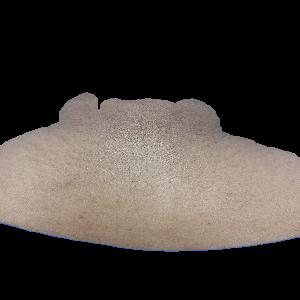
#> input picture CroppedImgs/IR002_C.png, 300 x 300 px, found by its file name; its folder holds only this picture in this run
$ python extractfeatures1.py   (older library calls are emulated)
#> lines starting #> are read from the running program, lines starting #| are printed output that depends on the picture; after the words box and inside, x2 and y2 are one past the last pixel; in counts of white or black regions, pixels touching at a corner belong together; long printed decimals are rounded
#improvement on the segmentation (actually done really well) on color analysis alone

import os
import cv2
import numpy as np
import csv
import matplotlib.pyplot as plt
from skimage.feature import graycomatrix, graycoprops
from skimage.filters import gabor

def getGLCMFeatures(img):
    distances = [1]
    angles = [0, np.pi/4, np.pi/2, 3*np.pi/4]
    glcm = graycomatrix(img, distances, angles, levels=256, symmetric=True, normed=True)
    properties = ['contrast', 'dissimilarity', 'homogeneity', 'ASM', 'energy', 'correlation']
    features = np.hstack([graycoprops(glcm, prop).ravel() for prop in properties])
    return features

def calculate_features(img, mask):
    gray_image = cv2.cvtColor(img, cv2.COLOR_BGR2GRAY)

    # Resize the mask to match the dimensions of the gray image
    mask_resized = cv2.resize(mask, (gray_image.shape[1], gray_image.shape[0]))

    # Calculate GLCM
    masked_gray = gray_image[mask_resized == 255]
    glcm_features = getGLCMFeatures(masked_gray.reshape(masked_gray.shape[0], 1))

    # Calculate Gabor features
    frequencies = [0.1, 0.3, 0.5]
    angles = [0, np.pi/4, np.pi/2, 3*np.pi/4]
    gabor_features = []
    for frequency in frequencies:
        for theta in angles:
            kernel = np.real(gabor(gray_image, frequency, theta=theta))
            # Resize the kernel to match the dimensions of the mask
            kernel_resized = cv2.resize(kernel, (mask.shape[1], mask.shape[0]))
            gabor_features.append(np.mean(kernel_resized[mask == 255]))

    # Calculate K value
    b, g, r = cv2.split(img)
    c = 255 - r
    m = 255 - g
    y = 255 - b
    k = np.minimum(np.minimum(c, m), y)
    k_value = np.mean(k[mask_resized == 255])

    return glcm_features, gabor_features, k_value


# Directory containing images
image_directory = 'CroppedImgs/'

# CSV file path
csv_file_path = 'data.csv'
header_names = ['Basename','Contrast Hyper', 'Dissimilarity Hyper','Homogeneity Hyper','Energy Hyper','Correlation Hyper', 'ASM Hyper',
                'Gabor1 Hyper','Gabor2 Hyper','Gabor3 Hyper','Gabor4 Hyper','Gabor5 Hyper','Gabor6 Hyper','Gabor7 Hyper','Gabor8 Hyper',
                'Gabor9 Hyper','Gabor10 Hyper','Gabor11 Hyper','k-Value Hyper', 'GLCM Contrast Normal', 'GLCM Dissimilarity Normal',
                'GLCM Homogeneity Normal', 'GLCM ASM Normal', 'GLCM Energy Normal', 'GLCM Correlation Normal',
                'Gabor1 Normal', 'Gabor2 Normal', 'Gabor3 Normal', 'Gabor4 Normal', 'Gabor5 Normal', 'Gabor6 Normal',
                'Gabor7 Normal', 'Gabor8 Normal', 'Gabor9 Normal', 'Gabor10 Normal', 'Gabor11 Normal', 'k-Value Normal']

# Define header names for differences
difference_header_names = ['Contrast Difference', 'Dissimilarity Difference', 'Homogeneity Difference',
                           'Energy Difference', 'Correlation Difference', 'ASM Difference',
                           'Gabor1 Difference', 'Gabor2 Difference', 'Gabor3 Difference',
                           'Gabor4 Difference', 'Gabor5 Difference', 'Gabor6 Difference',
                           'Gabor7 Difference', 'Gabor8 Difference', 'Gabor9 Difference',
                           'Gabor10 Difference', 'Gabor11 Difference', 'k-Value Difference']

# Check if the CSV file exists
file_exists = os.path.exists(csv_file_path)

# Iterate over images in the directory
for file in os.listdir(image_directory):
    base_name = file.split("_")[0]
    file_path = os.path.join(image_directory, file)
    img = cv2.imread(file_path)
#> img is the input picture: shape (300, 300, 3); mean B, G, R 58.1, 63.2, 69.5

    # Convert to grayscale
    gray_img = cv2.cvtColor(img, cv2.COLOR_BGR2GRAY)
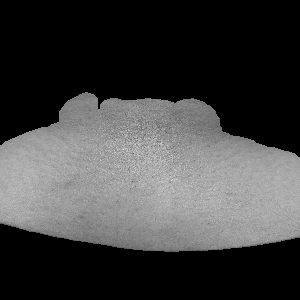
#> gray_img: shape (300, 300); min 0, max 219, mean 64.5

    # Calculate mean pixel value
    mean_val = np.mean(gray_img)
#> mean_val = 64.51

    # Create masks based on the mean value
    normal_mask = np.uint8(gray_img > mean_val) * 255  # Normal region is darker
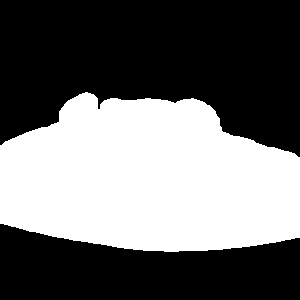
#> normal_mask: shape (300, 300); 41.9% white; 1 white region, box (x1, y1, x2, y2) and area: (0, 92, 300, 252) 37689
    hyper_mask = np.uint8(gray_img <= mean_val) * 255    # Hyperpigmented region is lighter

    # Apply the hyperpigmented mask to the original image to keep the colors of the hyperpigmented regions
    hyper_colored = cv2.bitwise_and(img, img, mask=hyper_mask)
#> hyper_colored: shape (300, 300, 3); every value is 0
    # Apply the normal mask to the original image to keep the colors of the normal regions
    normal_colored = cv2.bitwise_and(img, img, mask=normal_mask)

    # Visualize the original image and the masked regions
    fig, ax = plt.subplots(1, 3, figsize=(15, 5))
    ax[0].imshow(cv2.cvtColor(img, cv2.COLOR_BGR2RGB))
    ax[0].set_title('Original Image')
    ax[1].imshow(cv2.cvtColor(normal_colored, cv2.COLOR_BGR2RGB))
    ax[1].set_title('Normal Region')
    ax[2].imshow(cv2.cvtColor(hyper_colored, cv2.COLOR_BGR2RGB))
    ax[2].set_title('Hyperpigmented Region')
    plt.show()
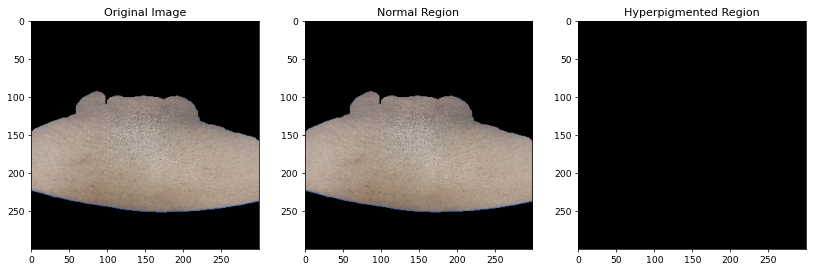
#> figure drawn by matplotlib, 3 panels

    # Calculate features for normal region
    normal_glcm_features, normal_gabor_features, normal_k_value = calculate_features(img, normal_mask)
#> in getGLCMFeatures, `features = np.hstack([graycoprops(glcm, prop).ravel() for prop in prop..`: features = 24 values, max 126.2 at index 2, min 0 at index 0, mean 5.75
#> in calculate_features, `glcm_features = getGLCMFeatures(masked_gray.reshape(masked_gray.shape[..`: glcm_features has the same summary as features in getGLCMFeatures
#> after the loop in calculate_features, `for frequency in frequencies:`: gabor_features = [4.58, 7.46, 18.41, 7.84, 12.67, 14.31, 18.61, 14.14, 6.85, 22.1, 8.29, 21.87]
#> in calculate_features, `b, g, r = cv2.split(img)`:
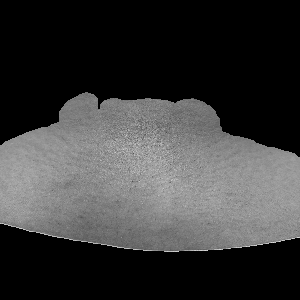
#> b: shape (300, 300); min 0, max 222, mean 58.1
#> in calculate_features, `c = 255 - r`:
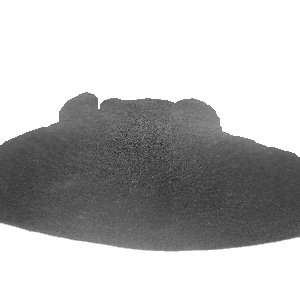
#> c: shape (300, 300); min 26, max 255, mean 185.5
#> in calculate_features, `m = 255 - g`:
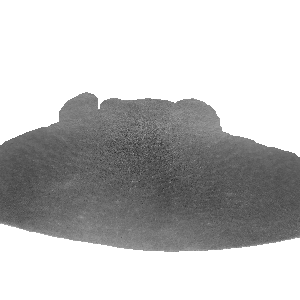
#> m: shape (300, 300); min 38, max 255, mean 191.8
#> in calculate_features, `k_value = np.mean(k[mask_resized == 255])`: k_value = 88.07
#> normal_glcm_features has the same summary as features in getGLCMFeatures; normal_gabor_features has the same summary as gabor_features in calculate_features; normal_k_value = 88.07

    # Calculate features for hyperpigmented region
    hyper_glcm_features, hyper_gabor_features, hyper_k_value = calculate_features(img, hyper_mask)
#> hyper_glcm_features = 24 values, max 1 at index 10, min 0 at index 0, mean 0.292; hyper_gabor_features = [3.34, 6.1, 16.67, 6.54, 8.85, 10.49, 13.98, 10.34, 10.76, 16.18, 13.18, 16.06]; hyper_k_value = 255

    # Calculate differences
    glcm_differences = [round(hyper_feature - normal_feature, 4) for hyper_feature, normal_feature in zip(hyper_glcm_features, normal_glcm_features)]
#> glcm_differences = [0, 0, -126.2, 0, 0, 0, -7.95, 0, 0, 0, 0.861, 0, 0, 0, 0.999, 0, 0, 0, 0.976, 0, 0, 0, 0.196, 0]
    gabor_differences = [round(hyper_gabor_feature - normal_gabor_feature, 4) for hyper_gabor_feature, normal_gabor_feature in zip(hyper_gabor_features, normal_gabor_features)]
#> gabor_differences = [-1.24, -1.36, -1.75, -1.3, -3.81, -3.83, -4.63, -3.8, 3.9, -5.92, 4.89, -5.82]
    k_value_difference = round(hyper_k_value - normal_k_value, 4)
#> k_value_difference = 166.9

    # Combine differences
    differences = glcm_differences + gabor_differences + [k_value_difference]
#> differences = 37 values, max 166.9 at index 36, min -126.2 at index 2, mean 0.302

    # Write data to CSV
    data = [{'Basename': base_name,
             'Contrast Hyper': hyper_glcm_features[0], 'Dissimilarity Hyper': hyper_glcm_features[1],
             'Homogeneity Hyper': hyper_glcm_features[2], 'Energy Hyper': hyper_glcm_features[3],
             'Correlation Hyper': hyper_glcm_features[4], 'ASM Hyper': hyper_glcm_features[5],
             'Gabor1 Hyper': round(hyper_gabor_features[0], 4), 'Gabor2 Hyper': round(hyper_gabor_features[1], 4),
             'Gabor3 Hyper': round(hyper_gabor_features[2], 4), 'Gabor4 Hyper': round(hyper_gabor_features[3], 4),
             'Gabor5 Hyper': round(hyper_gabor_features[4], 4), 'Gabor6 Hyper': round(hyper_gabor_features[5], 4),
             'Gabor7 Hyper': round(hyper_gabor_features[6], 4), 'Gabor8 Hyper': round(hyper_gabor_features[7], 4),
             'Gabor9 Hyper': round(hyper_gabor_features[8], 4), 'Gabor10 Hyper': round(hyper_gabor_features[9], 4),
             'Gabor11 Hyper': round(hyper_gabor_features[10], 4), 'k-Value Hyper': round(hyper_k_value, 4),
             'GLCM Contrast Normal': normal_glcm_features[0], 'GLCM Dissimilarity Normal': normal_glcm_features[1],
             'GLCM Homogeneity Normal': normal_glcm_features[2], 'GLCM ASM Normal': normal_glcm_features[3],
             'GLCM Energy Normal': normal_glcm_features[4], 'GLCM Correlation Normal': normal_glcm_features[5],
             'Gabor1 Normal': round(normal_gabor_features[0], 4), 'Gabor2 Normal': round(normal_gabor_features[1], 4),
             'Gabor3 Normal': round(normal_gabor_features[2], 4), 'Gabor4 Normal': round(normal_gabor_features[3], 4),
             'Gabor5 Normal': round(normal_gabor_features[4], 4), 'Gabor6 Normal': round(normal_gabor_features[5], 4),
             'Gabor7 Normal': round(normal_gabor_features[6], 4), 'Gabor8 Normal': round(normal_gabor_features[7], 4),
             'Gabor9 Normal': round(normal_gabor_features[8], 4), 'Gabor10 Normal': round(normal_gabor_features[9], 4),
             'Gabor11 Normal': round(normal_gabor_features[10], 4), 'k-Value Normal': round(normal_k_value, 4),
             'Contrast Difference': glcm_differences[0], 'Dissimilarity Difference': glcm_differences[1],
             'Homogeneity Difference': glcm_differences[2], 'Energy Difference': glcm_differences[3],
             'Correlation Difference': glcm_differences[4], 'ASM Difference': glcm_differences[5],
             'Gabor1 Difference': gabor_differences[0], 'Gabor2 Difference': gabor_differences[1],
             'Gabor3 Difference': gabor_differences[2], 'Gabor4 Difference': gabor_differences[3],
             'Gabor5 Difference': gabor_differences[4], 'Gabor6 Difference': gabor_differences[5],
             'Gabor7 Difference': gabor_differences[6], 'Gabor8 Difference': gabor_differences[7],
             'Gabor9 Difference': gabor_differences[8], 'Gabor10 Difference': gabor_differences[9],
             'Gabor11 Difference': gabor_differences[10], 'k-Value Difference': k_value_difference
            }]

    with open(csv_file_path, mode='a', newline='') as file:
        writer = csv.DictWriter(file, fieldnames=header_names + difference_header_names)

        # Write header if the file is newly created
        if not file_exists:
            writer.writeheader()

        # Write rows
        for row in data:
            writer.writerow(row)
#> this loop made 1 pass


    print("Length of base_name:", len([base_name]))
    print("Length of hyper_glcm_features:", len(hyper_glcm_features))
#| Length of hyper_glcm_features: 24
    print("Length of hyper_gabor_features:", len(hyper_gabor_features))
#| Length of hyper_gabor_features: 12
    print("Length of hyper_k_value:", len([hyper_k_value]))
#| Length of hyper_k_value: 1
    print("Length of normal_glcm_features:", len(normal_glcm_features))
#| Length of normal_glcm_features: 24
    print("Length of normal_gabor_features:", len(normal_gabor_features))
#| Length of normal_gabor_features: 12
    print("Length of normal_k_value:", len([normal_k_value]))
#| Length of normal_k_value: 1
    print("Length of glcm_differences:", len(glcm_differences))
#| Length of glcm_differences: 24
    print("Length of gabor_differences:", len(gabor_differences))
#| Length of gabor_differences: 12
    print("Length of k_value_difference:", len([k_value_difference]))
#| Length of k_value_difference: 1

    print("Base name:", [base_name])
    print("Hyper GLCM features:", list(hyper_glcm_features))
#| Hyper GLCM features: [0.0, 0.0, 0.0, 0.0, 0.0, 0.0, 0.0, 0.0, 0.0, 0.0, 1.0, 0.0, 0.0, 0.0, 1.0, 0.0, 0.0, 0.0, 1.0, 0.0, 1.0, 1.0, 1.0, 1.0]
    print("Hyper Gabor features:", list(hyper_gabor_features))
#| Hyper Gabor features: [3.339, 6.101, 16.666, 6.535, 8.855, 10.487, 13.979, 10.341, 10.755, 16.178, 13.179, 16.056]
    print("Hyper k value:", [hyper_k_value])
#| Hyper k value: [255.0]
    print("Normal GLCM features:", list(normal_glcm_features))
#| Normal GLCM features: [0.0, 0.0, 126.153, 0.0, 0.0, 0.0, 7.955, 0.0, 0.0, 0.0, 0.1386, 0.0, 0.0, 0.0, 0.0005662, 0.0, 0.0, 0.0, 0.0238, 0.0, 1.0, 1.0, 0.8041, 1.0]
    print("Normal Gabor features:", list(normal_gabor_features))
#| Normal Gabor features: [4.582, 7.459, 18.412, 7.839, 12.665, 14.314, 18.612, 14.136, 6.854, 22.103, 8.286, 21.874]
    print("Normal k value:", [normal_k_value])
#| Normal k value: [88.066]
    print("GLCM differences:", glcm_differences)
#| GLCM differences: [0.0, 0.0, -126.1533, 0.0, 0.0, 0.0, -7.9548, 0.0, 0.0, 0.0, 0.8614, 0.0, 0.0, 0.0, 0.9994, 0.0, 0.0, 0.0, 0.9762, 0.0, 0.0, 0.0, 0.1959, 0.0]
    print("Gabor differences:", gabor_differences)
#| Gabor differences: [-1.2431, -1.3581, -1.7466, -1.3035, -3.8103, -3.8271, -4.6339, -3.7951, 3.9009, -5.9245, 4.8926, -5.8184]
    print("k value difference:", [k_value_difference])
#| k value difference: [166.9339]

$ run again, on CroppedImgs/image3_C.png
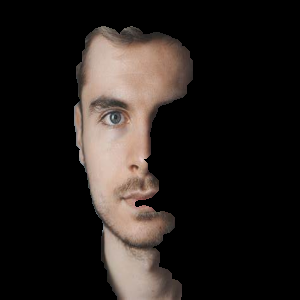
#> input picture CroppedImgs/image3_C.png, 300 x 300 px, found by its file name
#> img is the input picture: shape (300, 300, 3); mean B, G, R 28.2, 31.3, 37
#> mean_val = 32.64
#> normal_mask: shape (300, 300); 23.4% white; 1 white region, box (x1, y1, x2, y2) and area: (74, 26, 193, 300) 21042
#> hyper_colored: shape (300, 300, 3); every value is 0
#> `plt.show()`:
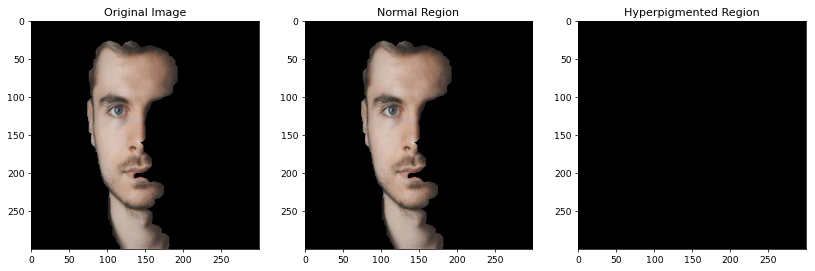
#> figure drawn by matplotlib, 3 panels
#> features = 24 values, max 122 at index 2, min 0 at index 0, mean 5.52
#> glcm_features has the same summary as features in getGLCMFeatures
#> after the loop in calculate_features, `for frequency in frequencies:`: gabor_features = [22.15, 16.32, 11.62, 12.75, 8.19, 5.89, 4.63, 5.3, 3.81, 3.7, 2.58, 3.66]
#> in calculate_features, `m = 255 - g`:
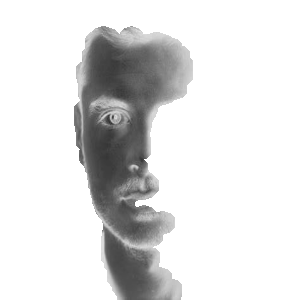
#> m: shape (300, 300); min 50, max 255, mean 223.7
#> k_value = 96.84
#> normal_glcm_features has the same summary as features in getGLCMFeatures; normal_gabor_features has the same summary as gabor_features in calculate_features
#> hyper_glcm_features = 24 values, max 1 at index 10, min 0 at index 0, mean 0.292; hyper_gabor_features = [13.69, 10.15, 11.67, 13.08, 5.39, 4.23, 3.98, 4.6, 2.66, 2.72, 1.97, 2.88]; hyper_k_value = 255
#> glcm_differences = [0, 0, -122, 0, 0, 0, -6.2, 0, 0, 0, 0.757, 0, 0, 0, 0.999, 0, 0, 0, 0.975, 0, 0, 0, 0.0283, 0]
#> gabor_differences = [-8.46, -6.17, 0.0497, 0.322, -2.79, -1.66, -0.648, -0.695, -1.15, -0.976, -0.608, -0.783]
#> k_value_difference = 158.2
#> differences = 37 values, max 158.2 at index 36, min -122 at index 2, mean 0.246
#> the loop `for row in data:` made 1 pass
#| Length of hyper_glcm_features: 24
#| Length of hyper_gabor_features: 12
#| Length of hyper_k_value: 1
#| Length of normal_glcm_features: 24
#| Length of normal_gabor_features: 12
#| Length of normal_k_value: 1
#| Length of glcm_differences: 24
#| Length of gabor_differences: 12
#| Length of k_value_difference: 1
#| Hyper GLCM features: [0.0, 0.0, 0.0, 0.0, 0.0, 0.0, 0.0, 0.0, 0.0, 0.0, 1.0, 0.0, 0.0, 0.0, 1.0, 0.0, 0.0, 0.0, 1.0, 0.0, 1.0, 1.0, 1.0, 1.0]
#| Hyper Gabor features: [13.691, 10.148, 11.671, 13.076, 5.395, 4.226, 3.979, 4.603, 2.660, 2.722, 1.969, 2.876]
#| Hyper k value: [255.0]
#| Normal GLCM features: [0.0, 0.0, 122.025, 0.0, 0.0, 0.0, 6.204, 0.0, 0.0, 0.0, 0.2427, 0.0, 0.0, 0.0, 0.0006458, 0.0, 0.0, 0.0, 0.02541, 0.0, 1.0, 1.0, 0.9717, 1.0]
#| Normal Gabor features: [22.152, 16.317, 11.621, 12.754, 8.188, 5.888, 4.627, 5.298, 3.809, 3.698, 2.577, 3.659]
#| Normal k value: [96.843]
#| GLCM differences: [0.0, 0.0, -122.025, 0.0, 0.0, 0.0, -6.2037, 0.0, 0.0, 0.0, 0.7573, 0.0, 0.0, 0.0, 0.9994, 0.0, 0.0, 0.0, 0.9746, 0.0, 0.0, 0.0, 0.0283, 0.0]
#| Gabor differences: [-8.4609, -6.1688, 0.0497, 0.3221, -2.7933, -1.662, -0.648, -0.695, -1.1481, -0.9756, -0.6081, -0.7829]
#| k value difference: [158.1572]

$ run again, on CroppedImgs/skin1.png
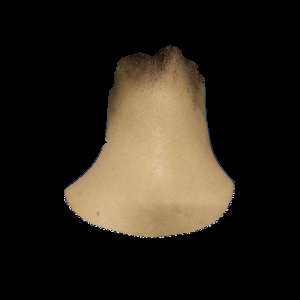
#> input picture CroppedImgs/skin1.png, 300 x 300 px, found by its file name
#> img is the input picture: shape (300, 300, 3); mean B, G, R 25.3, 34.7, 41
#> mean_val = 35.51
#> normal_mask: shape (300, 300); 23.5% white; 5 white regions (4 under 20 px), largest, box (x1, y1, x2, y2) and area: (64, 45, 235, 238) 21144
#> `plt.show()`:
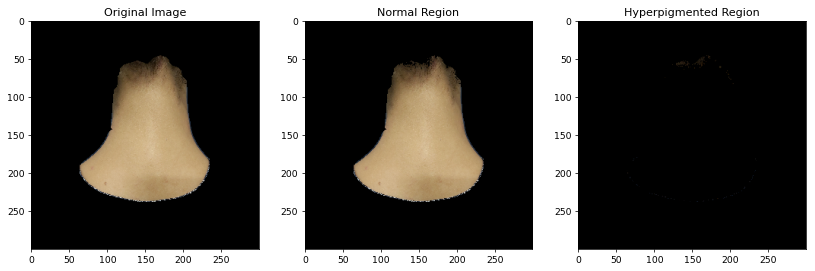
#> figure drawn by matplotlib, 3 panels
#> features = 24 values, max 153.4 at index 2, min 0 at index 0, mean 6.79
#> glcm_features has the same summary as features in getGLCMFeatures
#> after the loop in calculate_features, `for frequency in frequencies:`: gabor_features = [13.33, 8.36, 3.81, 7.72, 4.72, 4.23, 2.69, 3.42, 2.3, 4.73, 1.87, 4.64]
#> in calculate_features, `y = 255 - b`:
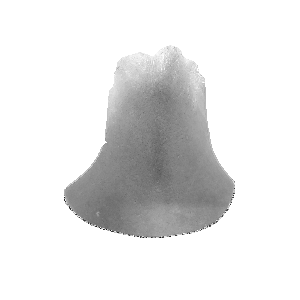
#> y: shape (300, 300); min 18, max 255, mean 229.7
#> k_value = 80.45
#> normal_glcm_features has the same summary as features in getGLCMFeatures; normal_gabor_features has the same summary as gabor_features in calculate_features
#> hyper_glcm_features = 24 values, max 1.5 at index 2, min 0 at index 0, mean 0.344; hyper_gabor_features = [6.56, 5.2, 6.72, 5.52, 4.2, 3.9, 3.38, 3.52, 2.73, 4.08, 2.34, 4.07]; hyper_k_value = 254.9
#> glcm_differences = [0, 0, -151.9, 0, 0, 0, -5.17, 0, 0, 0, 0.742, 0, 0, 0, 0.99, 0, 0, 0, 0.961, 0, 0, 0, -0.225, 0]
#> gabor_differences = [-6.77, -3.15, 2.91, -2.2, -0.526, -0.333, 0.689, 0.095, 0.436, -0.655, 0.468, -0.577]
#> k_value_difference = 174.4
#> differences = 37 values, max 174.4 at index 36, min -151.9 at index 2, mean 0.275
#> the loop `for row in data:` made 1 pass
#| Length of hyper_glcm_features: 24
#| Length of hyper_gabor_features: 12
#| Length of hyper_k_value: 1
#| Length of normal_glcm_features: 24
#| Length of normal_gabor_features: 12
#| Length of normal_k_value: 1
#| Length of glcm_differences: 24
#| Length of gabor_differences: 12
#| Length of k_value_difference: 1
#| Hyper GLCM features: [0.0, 0.0, 1.497, 0.0, 0.0, 0.0, 0.06321, 0.0, 0.0, 0.0, 0.996, 0.0, 0.0, 0.0, 0.991, 0.0, 0.0, 0.0, 0.9955, 0.0, 1.0, 1.0, 0.7184, 1.0]
#| Hyper Gabor features: [6.561, 5.203, 6.721, 5.524, 4.199, 3.897, 3.381, 3.516, 2.732, 4.079, 2.340, 4.067]
#| Hyper k value: [254.874]
#| Normal GLCM features: [0.0, 0.0, 153.434, 0.0, 0.0, 0.0, 5.234, 0.0, 0.0, 0.0, 0.2538, 0.0, 0.0, 0.0, 0.00116, 0.0, 0.0, 0.0, 0.03405, 0.0, 1.0, 1.0, 0.9435, 1.0]
#| Normal Gabor features: [13.332, 8.356, 3.808, 7.722, 4.725, 4.231, 2.693, 3.421, 2.295, 4.734, 1.872, 4.644]
#| Normal k value: [80.450]
#| GLCM differences: [0.0, 0.0, -151.9367, 0.0, 0.0, 0.0, -5.1711, 0.0, 0.0, 0.0, 0.7422, 0.0, 0.0, 0.0, 0.9898, 0.0, 0.0, 0.0, 0.9614, 0.0, 0.0, 0.0, -0.2251, 0.0]
#| Gabor differences: [-6.7702, -3.1528, 2.9132, -2.1977, -0.5257, -0.3334, 0.6886, 0.095, 0.4363, -0.6549, 0.468, -0.5767]
#| k value difference: [174.424]

$ run again, on CroppedImgs/skin10.png
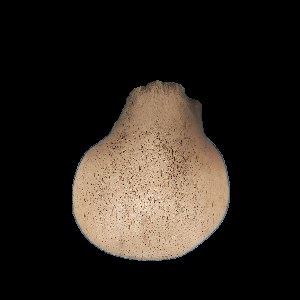
#> input picture CroppedImgs/skin10.png, 300 x 300 px, found by its file name
#> img is the input picture: shape (300, 300, 3); mean B, G, R 28.4, 34.6, 41.1
#> mean_val = 35.83
#> normal_mask: shape (300, 300); 23% white; 1 white region, box (x1, y1, x2, y2) and area: (72, 80, 230, 261) 20743
#> `plt.show()`:
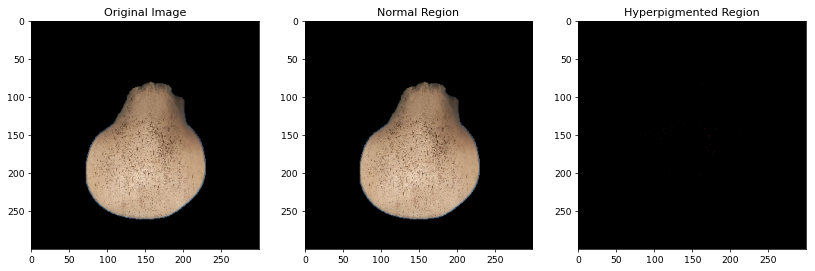
#> figure drawn by matplotlib, 3 panels
#> features = 24 values, max 796.9 at index 2, min 0 at index 0, mean 34.11
#> glcm_features has the same summary as features in getGLCMFeatures
#> after the loop in calculate_features, `for frequency in frequencies:`: gabor_features = [25.08, 18.78, 12.69, 17.61, 27.96, 27.49, 24.81, 27.38, 11.24, 30.06, 10.29, 30.9]
#> in calculate_features, `y = 255 - b`:
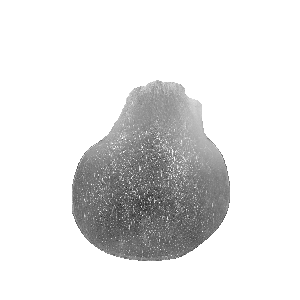
#> y: shape (300, 300); min 25, max 255, mean 226.6
#> k_value = 75.73
#> normal_glcm_features has the same summary as features in getGLCMFeatures; normal_gabor_features has the same summary as gabor_features in calculate_features
#> hyper_glcm_features = 24 values, max 1 at index 20, min 0 at index 0, mean 0.279; hyper_gabor_features = [10.53, 8.97, 8.31, 8.32, 12.71, 12.77, 11.48, 12.78, 9.48, 13.66, 8.65, 13.75]; hyper_k_value = 255
#> glcm_differences = [0, 0, -796.3, 0, 0, 0, -17.84, 0, 0, 0, 0.906, 0, 0, 0, 0.998, 0, 0, 0, 0.985, 0, 0, 0, -0.611, 0]
#> gabor_differences = [-14.55, -9.82, -4.38, -9.29, -15.25, -14.72, -13.33, -14.6, -1.76, -16.4, -1.64, -17.15]
#> k_value_difference = 179.2
#> differences = 37 values, max 179.2 at index 36, min -796.3 at index 2, mean -20.69
#> the loop `for row in data:` made 1 pass
#| Length of hyper_glcm_features: 24
#| Length of hyper_gabor_features: 12
#| Length of hyper_k_value: 1
#| Length of normal_glcm_features: 24
#| Length of normal_gabor_features: 12
#| Length of normal_k_value: 1
#| Length of glcm_differences: 24
#| Length of gabor_differences: 12
#| Length of k_value_difference: 1
#| Hyper GLCM features: [0.0, 0.0, 0.6, 0.0, 0.0, 0.0, 0.02027, 0.0, 0.0, 0.0, 0.9993, 0.0, 0.0, 0.0, 0.9985, 0.0, 0.0, 0.0, 0.9993, 0.0, 1.0, 1.0, 0.08219, 1.0]
#| Hyper Gabor features: [10.526, 8.967, 8.310, 8.318, 12.710, 12.771, 11.477, 12.784, 9.478, 13.659, 8.651, 13.750]
#| Hyper k value: [254.979]
#| Normal GLCM features: [0.0, 0.0, 796.911, 0.0, 0.0, 0.0, 17.863, 0.0, 0.0, 0.0, 0.09364, 0.0, 0.0, 0.0, 0.0002035, 0.0, 0.0, 0.0, 0.01427, 0.0, 1.0, 1.0, 0.6934, 1.0]
#| Normal Gabor features: [25.080, 18.785, 12.692, 17.605, 27.957, 27.490, 24.805, 27.381, 11.236, 30.062, 10.295, 30.895]
#| Normal k value: [75.732]
#| GLCM differences: [0.0, 0.0, -796.3111, 0.0, 0.0, 0.0, -17.8427, 0.0, 0.0, 0.0, 0.9056, 0.0, 0.0, 0.0, 0.9983, 0.0, 0.0, 0.0, 0.985, 0.0, 0.0, 0.0, -0.6112, 0.0]
#| Gabor differences: [-14.5542, -9.8174, -4.3818, -9.2873, -15.2464, -14.7183, -13.3278, -14.5972, -1.7579, -16.4026, -1.6439, -17.1457]
#| k value difference: [179.2474]
